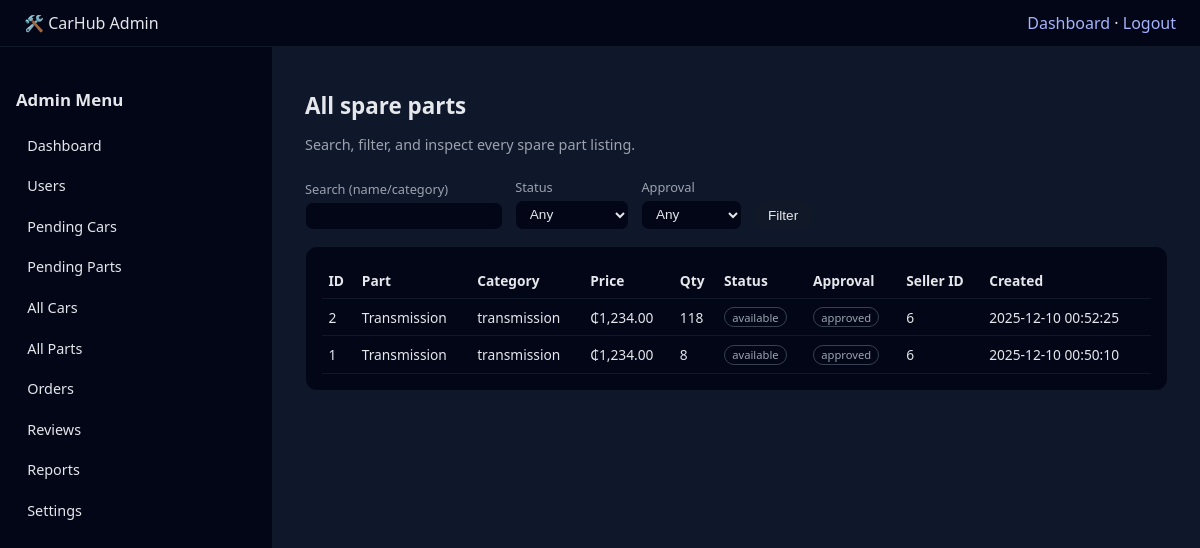
The page /parts.php (signed in) on the database its author committed.
### tables this page shows
CREATE TABLE IF NOT EXISTS `spare_parts` (
  `spare_part_id` int NOT NULL AUTO_INCREMENT,
  `seller_id` int NOT NULL,
  `name` varchar(255) NOT NULL,
  `category` enum('engine','transmission','brakes','suspension','electrical','body','interior','exhaust','cooling','fuel_system','other') NOT NULL,
  `compatible_brands` text,
  `compatible_models` text,
  `price` decimal(10,2) NOT NULL,
  `condition` enum('new','used','refurbished') NOT NULL,
  `quantity` int DEFAULT '1',
  `description` text,
  `status` enum('available','out_of_stock','removed') DEFAULT 'available',
  `approved_by` int DEFAULT NULL,
  `approval_status` enum('pending','approved','rejected') DEFAULT 'pending',
  `approval_date` timestamp NULL DEFAULT NULL,
  `created_at` timestamp NOT NULL DEFAULT CURRENT_TIMESTAMP,
  `updated_at` timestamp NOT NULL DEFAULT CURRENT_TIMESTAMP ON UPDATE CURRENT_TIMESTAMP,
  PRIMARY KEY (`spare_part_id`),
  KEY `approved_by` (`approved_by`),
  KEY `idx_spare_part_seller` (`seller_id`),
  KEY `idx_spare_part_status` (`status`),
  KEY `idx_spare_part_category` (`category`),
  KEY `idx_spare_part_approval_status` (`approval_status`)
);

### auth.php (called while the page is built, shortened)
<?php
function h($v) {
    return htmlspecialchars($v ?? '', ENT_QUOTES, 'UTF-8');
}

### parts.php (the view, shortened to what this page needs)
<?php
require_once 'auth.php';
$search         = trim($_GET['q'] ?? '');
$sql = "SELECT
            spare_part_id,
            name,
            category,
            price,
            quantity,
            status,
            approval_status,
            seller_id,
            created_at
        FROM spare_parts
        WHERE 1=1";
$params = [];
$sql .= " ORDER BY created_at DESC";
try {
    $stmt = $db->prepare($sql);
    $stmt->execute($params);
    $parts = $stmt->fetchAll(PDO::FETCH_ASSOC);
} catch (Exception $e) {
    die("All parts DB error: " . h($e->getMessage()));
}
?>
<!DOCTYPE html>
<html lang="en">
<head>
</head>
<body>
<header class="topbar">
    <div>🛠️ CarHub Admin</div>
    <div>
        <a href="dashboard.php">Dashboard</a> ·
        <a href="../logout.php">Logout</a>
    </div>
</header>
<div class="layout">
    <aside class="sidebar">
        <h3>Admin Menu</h3>
        <ul>
            <li><a href="dashboard.php">Dashboard</a></li>
            <li><a href="users.php">Users</a></li>
            <li><a href="cars-pending.php">Pending Cars</a></li>
            <li><a href="parts-pending.php">Pending Parts</a></li>
            <li><a href="cars.php">All Cars</a></li>
            <li><a href="parts.php">All Parts</a></li>
            <li><a href="orders.php">Orders</a></li>
            <li><a href="reviews.php">Reviews</a></li>
            <li><a href="reports.php">Reports</a></li>
            <li><a href="settings.php">Settings</a></li>
        </ul>
    </aside>
    <main class="main">
        <h1 class="page-title">All spare parts</h1>
        <p class="page-subtitle">Search, filter, and inspect every spare part listing.</p>
        <form method="get" class="filters">
            <div class="filters-group">
                <label>Search (name/category)</label>
                <input type="text" name="q" value="<?php echo h($search); ?>">
            </div>
            <div class="filters-group">
                <label>Status</label>
                <select name="status">
                    <option value="">Any</option>
                </select>
            </div>
            <div class="filters-group">
                <label>Approval</label>
                <select name="approval">
                    <option value="">Any</option>
                </select>
            </div>
            <button class="btn" type="submit">Filter</button>
        </form>
        <section class="card">
            <?php if (empty($parts)): ?>
                <p style="color:#9ca3af;">No spare parts found.</p>
            <?php else: ?>
                <table>
                    <thead>
                    <tr>
                        <th>ID</th>
                        <th>Part</th>
                        <th>Category</th>
                        <th>Price</th>
                        <th>Qty</th>
                        <th>Status</th>
                        <th>Approval</th>
                        <th>Seller ID</th>
                        <th>Created</th>
                    </tr>
                    </thead>
                    <tbody>
                    <?php foreach ($parts as $p): ?>
                        <tr>
                            <td><?php echo (int)$p['spare_part_id']; ?></td>
                            <td><?php echo h($p['name']); ?></td>
                            <td><?php echo h($p['category']); ?></td>
                            <td>₵<?php echo number_format((float)$p['price'], 2); ?></td>
                            <td><?php echo (int)$p['quantity']; ?></td>
                            <td><span class="badge"><?php echo h($p['status']); ?></span></td>
                            <td><span class="badge"><?php echo h($p['approval_status']); ?></span></td>
                            <td><?php echo (int)$p['seller_id']; ?></td>
                            <td><?php echo h($p['created_at']); ?></td>
                        </tr>
                    <?php endforeach; ?>
                    </tbody>
                </table>
            <?php endif; ?>
        </section>
    </main>
</div>
</body>
</html>

### parts.php (style rules this page uses)
body { margin:0;font-family:system-ui,-apple-system,"Segoe UI",sans-serif;background:#0f172a;color:#e5e7eb; }
a { color:#a5b4fc;text-decoration:none; }
.topbar { display:flex;justify-content:space-between;align-items:center;padding:0.75rem 1.5rem;background:#020617;border-bottom:1px solid #111827; }
.layout { display:flex;min-height:calc(100vh - 52px); }
.sidebar { width:240px;background:#020617;border-right:1px solid #111827;padding:1.5rem 1rem;font-size:0.9rem; }
.sidebar ul { list-style:none;padding:0;margin:0; }
.sidebar li { margin-bottom:0.35rem; }
.sidebar a { display:block;padding:0.5rem 0.7rem;border-radius:0.5rem;color:#e5e7eb; }
.main { flex:1;padding:1.75rem 2rem; }
.page-title { font-size:1.4rem;margin-bottom:0.25rem; }
.page-subtitle { font-size:0.9rem;color:#9ca3af;margin-bottom:1.5rem; }
.filters { margin-bottom:1rem;display:flex;flex-wrap:wrap;gap:0.75rem;align-items:flex-end; }
.filters input,.filters select { background:#020617;border:1px solid #111827;border-radius:0.5rem; color:#e5e7eb;padding:0.35rem 0.6rem;font-size:0.85rem; }
.filters-group { display:flex;flex-direction:column; }
.filters label { font-size:0.8rem;color:#9ca3af;margin-bottom:0.2rem; }
.btn { padding:0.45rem 0.9rem;border-radius:999px;border:none;font-size:0.85rem;cursor:pointer;background:#111827;color:#e5e7eb; }
.card { background:#020617;border-radius:0.75rem;padding:1rem;border:1px solid #111827; }
table { width:100%;border-collapse:collapse;font-size:0.86rem; }
th,td { padding:0.5rem 0.4rem;border-bottom:1px solid #111827;text-align:left; }
.badge { display:inline-block;padding:0.1rem 0.45rem;border-radius:999px;border:1px solid #374151;font-size:0.7rem;color:#9ca3af; }

### rows shown on the page
spare_parts: spare_part_id "2", name "Transmission", category "transmission", price "1,234.00", quantity "118", status "available", approval_status "approved", seller "6", created_at "2025-12-10 00:52:25"
spare_parts: spare_part_id "1", name "Transmission", category "transmission", price "1,234.00", quantity "8", status "available", approval_status "approved", seller "6", created_at "2025-12-10 00:50:10"
